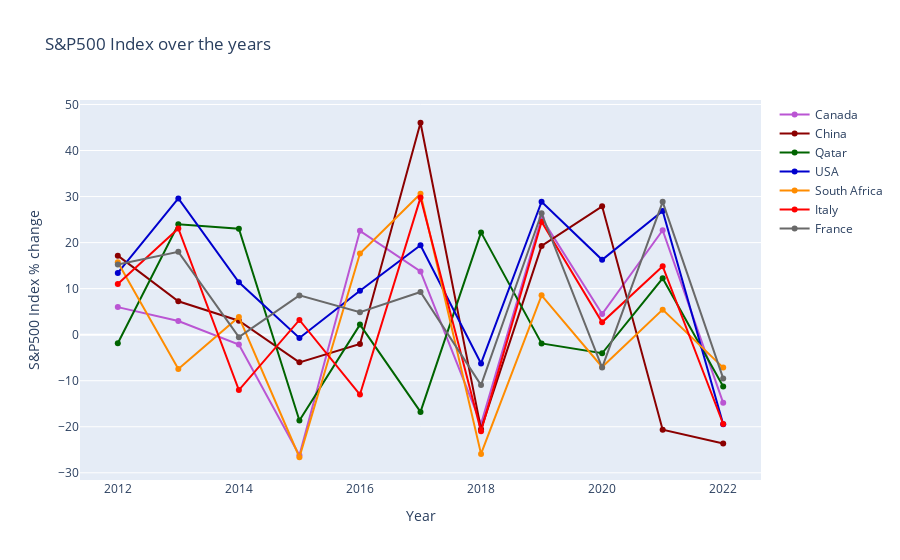

Write notebook code for a chart like this one.
### Markdown cell above
And plot the data to visualize how SP500 Index moved in each country.

### Code cell
# Create traces for each country
fig = go.Figure()

fig.add_trace(go.Scatter(x=SP500Indexclean["year"], y=SP500Indexclean["Canada"],
                         mode='lines+markers', name='Canada',
                         line = dict(color = "mediumorchid")))
fig.add_trace(go.Scatter(x=SP500Indexclean["year"], y=SP500Indexclean["China"],
                         mode='lines+markers', name='China',
                         line = dict(color = "darkred")))
fig.add_trace(go.Scatter(x=SP500Indexclean["year"], y=SP500Indexclean["Qatar"],
                         mode='lines+markers', name='Qatar',
                         line = dict(color = "darkgreen")))
fig.add_trace(go.Scatter(x=SP500Indexclean["year"], y=SP500Indexclean["United States"],
                         mode='lines+markers', name='USA',
                         line = dict(color = "mediumblue")))
fig.add_trace(go.Scatter(x=SP500Indexclean["year"], y=SP500Indexclean["South Africa"],
                         mode='lines+markers', name='South Africa',
                         line = dict(color = "darkorange")))
fig.add_trace(go.Scatter(x=SP500Indexclean["year"], y=SP500Indexclean["Italy"],
                         mode='lines+markers', name='Italy',
                         line = dict(color = "red"))) # Set marker color
fig.add_trace(go.Scatter(x=SP500Indexclean["year"], y=SP500Indexclean["France"],
                         mode='lines+markers', name='France',
                         line = dict(color = "dimgrey")))

# Add a grid using plotly's layout settings
fig.update_layout(
    title='S&P500 Index over the years',
    xaxis_title='Year',
    yaxis_title='S&P500 Index % change',
    xaxis=dict(showgrid=False),
    yaxis=dict(showgrid=True),
)

# Save the figure to the img directory
save_plotly_figure(fig, 'img/SP500', format='png')

# Show interactive chart
fig.show()

### Figure 1 — Plotly figure (JSON) as saved in the notebook; plotly's stock layout.template omitted (floating-point values rounded to 4 significant figures)
{"data": [{"line": {"color": "mediumorchid"}, "mode": "lines+markers", "name": "Canada", "type": "scatter", "x": [2012, 2013, 2014, 2015, 2016, 2017, 2018, 2019, 2020, 2021, 2022], "y": [5.99, 2.98, -2.14, -26.17, 22.56, 13.75, -19.38, 25.32, 4.48, 22.68, -14.8]}, {"line": {"color": "darkred"}, "mode": "lines+markers", "name": "China", "type": "scatter", "x": [2012, 2013, 2014, 2015, 2016, 2017, 2018, 2019, 2020, 2021, 2022], "y": [17.17, 7.26, 3.03, -6.01, -2.02, 46.03, -20.52, 19.26, 27.87, -20.65, -23.62]}, {"line": {"color": "darkgreen"}, "mode": "lines+markers", "name": "Qatar", "type": "scatter", "x": [2012, 2013, 2014, 2015, 2016, 2017, 2018, 2019, 2020, 2021, 2022], "y": [-1.86, 23.97, 23, -18.65, 2.19, -16.77, 22.22, -1.9, -4.04, 12.23, -11.26]}, {"line": {"color": "mediumblue"}, "mode": "lines+markers", "name": "USA", "type": "scatter", "x": [2012, 2013, 2014, 2015, 2016, 2017, 2018, 2019, 2020, 2021, 2022], "y": [13.41, 29.6, 11.39, -0.73, 9.54, 19.42, -6.24, 28.88, 16.26, 26.89, -19.44]}, {"line": {"color": "darkorange"}, "mode": "lines+markers", "name": "South Africa", "type": "scatter", "x": [2012, 2013, 2014, 2015, 2016, 2017, 2018, 2019, 2020, 2021, 2022], "y": [15.75, -7.45, 3.86, -26.62, 17.62, 30.62, -25.89, 8.55, -7.02, 5.44, -7.15]}, {"line": {"color": "red"}, "mode": "lines+markers", "name": "Italy", "type": "scatter", "x": [2012, 2013, 2014, 2015, 2016, 2017, 2018, 2019, 2020, 2021, 2022], "y": [11.03, 23.06, -12.02, 3.2, -13, 29.77, -20.95, 24.54, 2.68, 14.87, -19.4]}, {"line": {"color": "dimgrey"}, "mode": "lines+markers", "name": "France", "type": "scatter", "x": [2012, 2013, 2014, 2015, 2016, 2017, 2018, 2019, 2020, 2021, 2022], "y": [15.23, 17.99, -0.54, 8.53, 4.86, 9.26, -10.95, 26.37, -7.14, 28.85, -9.5]}], "layout": {"title": {"text": "S&P500 Index over the years"}, "xaxis": {"showgrid": false, "title": {"text": "Year"}}, "yaxis": {"showgrid": true, "title": {"text": "S&P500 Index % change"}}}}
